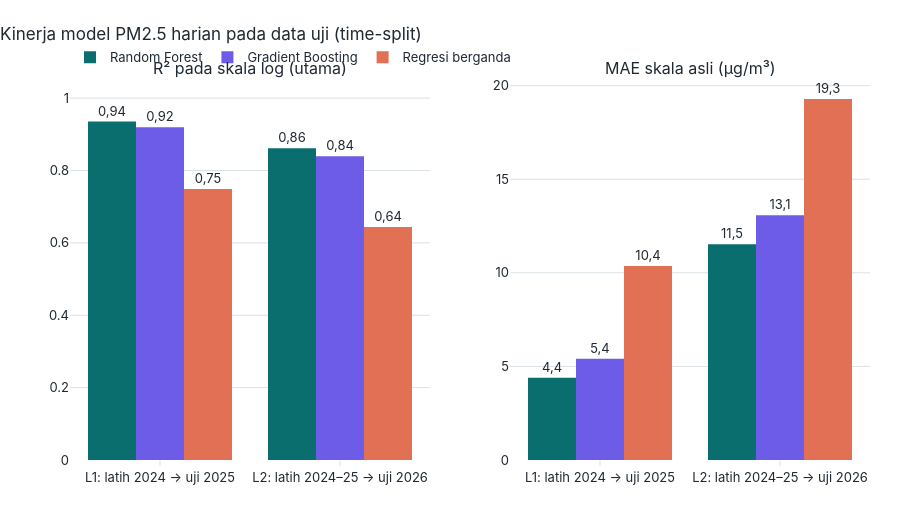

Write notebook code for a chart like this one.
### Code cell
# uji statistik: galat absolut RF vs regresi berganda (berpasangan, Wilcoxon) per lipatan
uji = []
for nm, (tr, te) in FOLD.items():
    yte = F.loc[te, "y"].to_numpy()
    e_rf = np.abs(yte - np.expm1(pred[(nm, "Random Forest")][1])); e_ols = np.abs(yte - np.clip(np.expm1(pred[(nm, "Regresi berganda")][1]), 0, None))
    w = stats.wilcoxon(e_rf, e_ols)
    uji.append(dict(lipatan=nm, mae_rf=e_rf.mean(), mae_ols=e_ols.mean(), median_selisih=float(np.median(e_rf - e_ols)), p_wilcoxon=w.pvalue, persen_hari_rf_lebih_baik=float(100 * (e_rf < e_ols).mean())))
uji = pd.DataFrame(uji); display(uji.round(3))

fig = make_subplots(rows=1, cols=2, subplot_titles=("R² pada skala log (utama)", "MAE skala asli (µg/m³)"), horizontal_spacing=0.1)
model_urut = ["Random Forest", "Gradient Boosting", "Regresi berganda"]; warna_m = {"Random Forest": style.WARNA_UTAMA, "Gradient Boosting": "#6C5CE7", "Regresi berganda": "#E17055"}
for m in model_urut:
    x = ML[ML.model == m]
    fig.add_bar(x=x.lipatan, y=x.r2_log, name=m, marker_color=warna_m[m], text=[fl(v, 2) for v in x.r2_log], textposition="outside", legendgroup=m, row=1, col=1)
    fig.add_bar(x=x.lipatan, y=x.mae, name=m, marker_color=warna_m[m], text=[fl(v, 1) for v in x.mae], textposition="outside", showlegend=False, row=1, col=2)
fig.update_yaxes(range=[0, 1.05], row=1, col=1)
style.terapkan(fig, "Kinerja model PM2.5 harian pada data uji (time-split)", 520)
simpan(fig, "05_1_kinerja_model", 520); fig.show()
KN["1_ml"] = {"n_stasiun": len(stas_ml), "n_stasiun_hari": int(len(F)), "kinerja": ML.round(4).to_dict("records"), "uji_wilcoxon_rf_vs_ols": uji.round(4).to_dict("records"), "fitur_utama": kol_utama,
              "maks_pm25_latih_uji": {nm: [float(F.loc[tr, 'y'].max()), float(F.loc[te, 'y'].max())] for nm, (tr, te) in FOLD.items()}}

### Figure 1 — Plotly figure (JSON) as saved in the notebook; plotly's stock layout.template omitted (floating-point values rounded to 4 significant figures)
{"data": [{"legendgroup": "Random Forest", "marker": {"color": "#0B6E6E"}, "name": "Random Forest", "text": ["0,94", "0,86"], "textposition": "outside", "type": "bar", "x": ["L1: latih 2024 → uji 2025", "L2: latih 2024–25 → uji 2026"], "xaxis": "x", "y": [0.9351, 0.8617], "yaxis": "y"}, {"marker": {"color": "#0B6E6E"}, "name": "Random Forest", "showlegend": false, "text": ["4,4", "11,5"], "textposition": "outside", "type": "bar", "x": ["L1: latih 2024 → uji 2025", "L2: latih 2024–25 → uji 2026"], "xaxis": "x2", "y": [4.391, 11.53], "yaxis": "y2"}, {"legendgroup": "Gradient Boosting", "marker": {"color": "#6C5CE7"}, "name": "Gradient Boosting", "text": ["0,92", "0,84"], "textposition": "outside", "type": "bar", "x": ["L1: latih 2024 → uji 2025", "L2: latih 2024–25 → uji 2026"], "xaxis": "x", "y": [0.9195, 0.8394], "yaxis": "y"}, {"marker": {"color": "#6C5CE7"}, "name": "Gradient Boosting", "showlegend": false, "text": ["5,4", "13,1"], "textposition": "outside", "type": "bar", "x": ["L1: latih 2024 → uji 2025", "L2: latih 2024–25 → uji 2026"], "xaxis": "x2", "y": [5.41, 13.07], "yaxis": "y2"}, {"legendgroup": "Regresi berganda", "marker": {"color": "#E17055"}, "name": "Regresi berganda", "text": ["0,75", "0,64"], "textposition": "outside", "type": "bar", "x": ["L1: latih 2024 → uji 2025", "L2: latih 2024–25 → uji 2026"], "xaxis": "x", "y": [0.7486, 0.6441], "yaxis": "y"}, {"marker": {"color": "#E17055"}, "name": "Regresi berganda", "showlegend": false, "text": ["10,4", "19,3"], "textposition": "outside", "type": "bar", "x": ["L1: latih 2024 → uji 2025", "L2: latih 2024–25 → uji 2026"], "xaxis": "x2", "y": [10.37, 19.28], "yaxis": "y2"}], "layout": {"annotations": [{"font": {"size": 16}, "showarrow": false, "text": "R² pada skala log (utama)", "x": 0.225, "xanchor": "center", "xref": "paper", "y": 1.0, "yanchor": "bottom", "yref": "paper"}, {"font": {"size": 16}, "showarrow": false, "text": "MAE skala asli (µg/m³)", "x": 0.775, "xanchor": "center", "xref": "paper", "y": 1.0, "yanchor": "bottom", "yref": "paper"}], "height": 520, "title": {"text": "Kinerja model PM2.5 harian pada data uji (time-split)"}, "xaxis": {"anchor": "y", "domain": [0.0, 0.45]}, "xaxis2": {"anchor": "y2", "domain": [0.55, 1.0]}, "yaxis": {"anchor": "x", "domain": [0.0, 1.0], "range": [0, 1.05]}, "yaxis2": {"anchor": "x2", "domain": [0.0, 1.0]}}}
